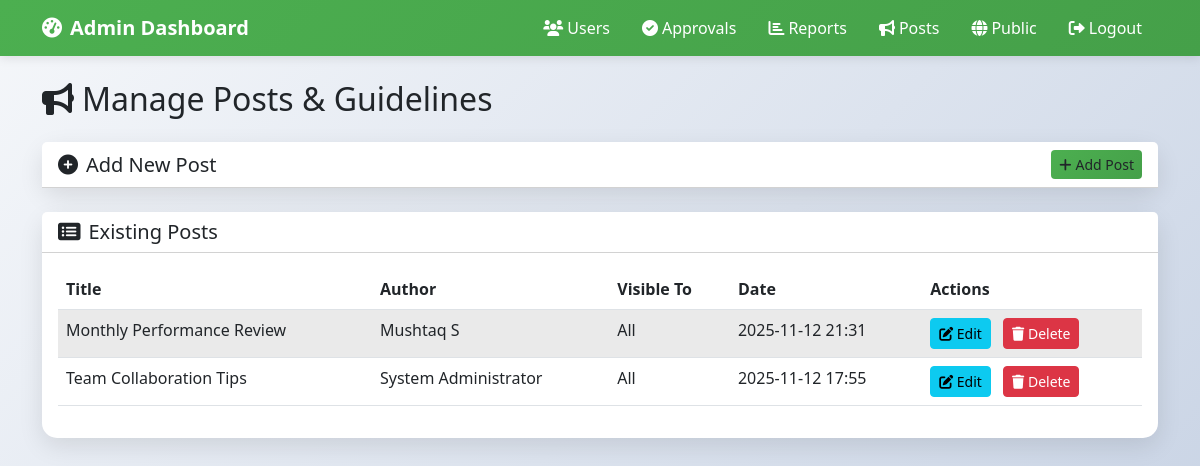
Screenshot of /admin/posts.php (signed in) with the database file from the repository.
### tables this page shows
CREATE TABLE posts (
id INT AUTO_INCREMENT PRIMARY KEY,
user_id INT NULL,
title VARCHAR(255),
body TEXT,
visible_to ENUM('all','employees','admins') DEFAULT 'all',
created_at TIMESTAMP DEFAULT CURRENT_TIMESTAMP,
FOREIGN KEY (user_id) REFERENCES users(id) ON DELETE SET NULL
);

CREATE TABLE users (
id INT AUTO_INCREMENT PRIMARY KEY,
name VARCHAR(150) NOT NULL,
email VARCHAR(150) UNIQUE NOT NULL,
password VARCHAR(255) DEFAULT NULL,
phone VARCHAR(30) DEFAULT NULL,
role ENUM('employee','admin') DEFAULT 'employee',
approved TINYINT(1) DEFAULT 0,
status ENUM('pending','approved','rejected','active') DEFAULT 'pending',
twofa_secret VARCHAR(255) DEFAULT NULL,
face_descriptor MEDIUMTEXT DEFAULT NULL,
created_at TIMESTAMP DEFAULT CURRENT_TIMESTAMP
);

### admin/posts.php (the view, shortened to what this page needs)
<?php
$pdo = db();
$stmt = $pdo->query("SELECT p.*, u.name as author_name FROM posts p LEFT JOIN users u ON p.user_id = u.id ORDER BY p.created_at DESC");
$posts = $stmt->fetchAll(PDO::FETCH_ASSOC);
?>
<!DOCTYPE html>
<html lang="en">
<head>
    <link href="https://cdn.jsdelivr.net/npm/bootstrap@5.3.0/dist/css/bootstrap.min.css" rel="stylesheet">
    <link href="https://cdnjs.cloudflare.com/ajax/libs/font-awesome/6.0.0/css/all.min.css" rel="stylesheet">
</head>
<body>
    <nav class="navbar navbar-expand-lg navbar-custom">
        <div class="container">
            <a class="navbar-brand text-white fw-bold" href="index.php">
                <i class="fas fa-tachometer-alt me-2"></i>Admin Dashboard
            </a>
            <div class="collapse navbar-collapse" id="navbarNav">
                <ul class="navbar-nav ms-auto">
                    <li class="nav-item">
                        <a class="nav-link text-white px-3" href="users.php">
                            <i class="fas fa-users me-1"></i>Users
                        </a>
                    </li>
                    <li class="nav-item">
                        <a class="nav-link text-white px-3" href="approvals.php">
                            <i class="fas fa-check-circle me-1"></i>Approvals
                        </a>
                    </li>
                    <li class="nav-item">
                        <a class="nav-link text-white px-3" href="reports.php">
                            <i class="fas fa-chart-bar me-1"></i>Reports
                        </a>
                    </li>
                    <li class="nav-item">
                        <a class="nav-link text-white px-3 active" href="posts.php">
                            <i class="fas fa-bullhorn me-1"></i>Posts
                        </a>
                    </li>
                    <li class="nav-item">
                        <a class="nav-link text-white px-3" href="/attendance-project/public/index.php">
                            <i class="fas fa-globe me-1"></i>Public
                        </a>
                    </li>
                    <li class="nav-item">
                        <a class="nav-link text-white px-3" href="logout.php">
                            <i class="fas fa-sign-out-alt me-1"></i>Logout
                        </a>
                    </li>
                </ul>
            </div>
        </div>
    </nav>
    <div class="container mt-4">
        <h2 class="mb-4">
            <i class="fas fa-bullhorn me-2"></i>Manage Posts & Guidelines
        </h2>
        <div class="card mb-4">
            <div class="card-header bg-white d-flex justify-content-between align-items-center">
                <h5 class="mb-0">
                    <i class="fas fa-plus-circle me-2"></i>Add New Post
                </h5>
                <button class="btn btn-primary-custom btn-sm" type="button" data-bs-toggle="collapse" data-bs-target="#addPostForm" aria-expanded="false" aria-controls="addPostForm">
                    <i class="fas fa-plus me-1"></i>Add Post
                </button>
            </div>
        </div>
        <div class="card">
            <div class="card-header bg-white">
                <h5 class="mb-0">
                    <i class="fas fa-list-alt me-2"></i>Existing Posts
                </h5>
            </div>
            <div class="card-body">
                <div class="table-responsive">
                    <table class="table table-striped table-hover">
                        <thead>
                            <tr>
                                <th>Title</th>
                                <th>Author</th>
                                <th>Visible To</th>
                                <th>Date</th>
                                <th>Actions</th>
                            </tr>
                        </thead>
                        <tbody>
                            <?php if (empty($posts)): ?>
                                <tr>
                                    <td colspan="5" class="text-center text-muted">No posts found.</td>
                                </tr>
                            <?php else: ?>
                                <?php foreach ($posts as $post): ?>
                                    <tr>
                                        <td><?= htmlspecialchars($post['title']) ?></td>
                                        <td><?= htmlspecialchars($post['author_name'] ?? 'N/A') ?></td>
                                        <td><?= htmlspecialchars(ucfirst($post['visible_to'])) ?></td>
                                        <td><?= date('Y-m-d H:i', strtotime($post['created_at'])) ?></td>
                                        <td>
                                            <button class="btn btn-sm btn-info me-2" data-bs-toggle="modal" data-bs-target="#editPostModal"
                                                    data-id="<?= $post['id'] ?>"
                                                    data-title="<?= htmlspecialchars($post['title']) ?>"
                                                    data-body="<?= htmlspecialchars($post['body']) ?>"
                                                    data-visible_to="<?= htmlspecialchars($post['visible_to']) ?>">
                                                <i class="fas fa-edit"></i> Edit
                                            </button>
                                            <form action="posts.php" method="POST" class="d-inline" onsubmit="return confirm('Are you sure you want to delete this post?');">
                                                <button type="submit" class="btn btn-sm btn-danger">
                                                    <i class="fas fa-trash"></i> Delete
                                                </button>
                                            </form>
                                        </td>
                                    </tr>
                                <?php endforeach; ?>
                            <?php endif; ?>
                        </tbody>
                    </table>
                </div>
            </div>
        </div>
    </div>
</body>
</html>

### admin/posts.php (style rules this page uses)
body { background: linear-gradient(135deg, #f5f7fa 0%, #c3cfe2 100%); min-height: 100vh; }
.navbar-custom { background: linear-gradient(135deg, #4CAF50 0%, #45a049 100%); box-shadow: 0 2px 10px rgba(0,0,0,0.1); }
.card { border-radius: 15px; box-shadow: 0 8px 25px rgba(0,0,0,0.1); border: none; }
.btn-primary-custom { background: linear-gradient(135deg, #4CAF50 0%, #45a049 100%); border: none; transition: transform 0.2s; }
.table-striped > tbody > tr:nth-of-type(odd) > * { background-color: rgba(0,0,0,0.03); }

### rows the page displays
posts: title "Monthly Performance Review", user.name "Mushtaq S", visible_to "All", created_at "2025-11-12 21:31"
posts: title "Team Collaboration Tips", user.name "System Administrator", visible_to "All", created_at "2025-11-12 17:55"
